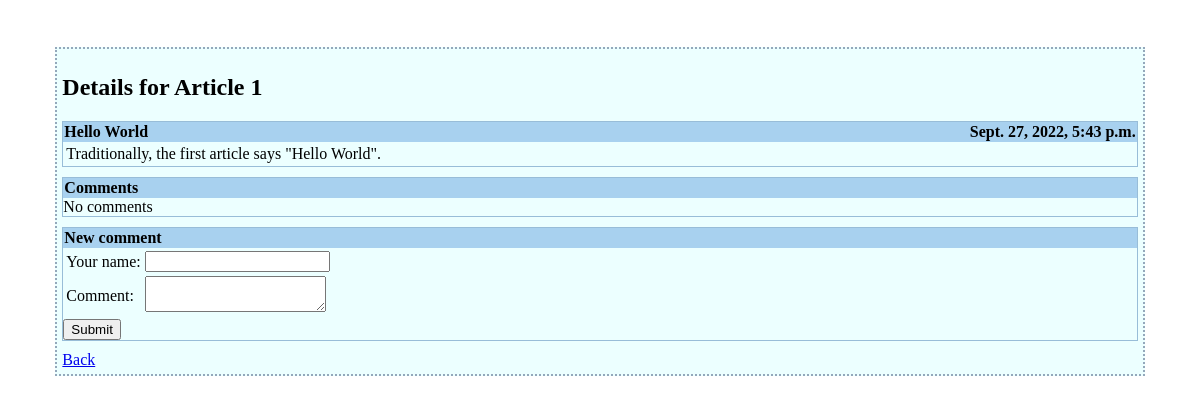
/articles/1/, run on the app's committed database.
### news/models.py (models this page shows, shortened)
class Article(models.Model):
    title = models.CharField(max_length=100)
    timestamp = models.DateTimeField()
    text = models.TextField('Article text')

### news/views.py (the view, shortened to what this page needs)
# urls.py: path('<int:article_id>/', views.articles_detail, name='articles_detail'),
def articles_detail(request, article_id):
    article = get_object_or_404(Article, id=article_id)
    return render(request, 'news/articles_detail.html',
        context={'article' : article})

### news/templates/news/articles_detail.html (shortened to what this page needs)
{% extends 'main/base.html' %}
{% block title %}
  Details for Article {{ article.id }}
{% endblock %}
{% block content %}
  <div class="container">
    <div class="headline">
      <div class="title">{{ article.title|escape }}</div>
      <div class="timestamp">{{ article.timestamp }}</div>
    </div>
    <div class="text">
      {{ article.text|escape|linebreaksbr }}
    </div>
  </div>
  <div class="container">
    <div class="headline">Comments</div>
    {% if article.comment_set.count %}
      <table>
      {% for c in article.comment_set.all %}
        <tr class="comment_line">
          <td class="column_header">{{ c.author }}:</td>
          <td>{{ c.text|escape|linebreaksbr }}</td>
        </tr>
      {% endfor %}
      </table>
    {% else %}
      No comments
    {% endif %}
  </div>
  <div class="container">
    <div class="headline">New comment</div>
    <form method="post" action="">
      <table>
        <tr class="comment line">
          <td class="column identifier">Your name:</td>
          <td><input type="text" name="visitor_name"
                     value="{{ visitor_name }}"/></td>
          </tr>
          <tr class="comment line">
            <td class="column identifier">Comment:</td>
            <td>
              <textarea name="comment_text">{{ comment_text }}</textarea>
            </td>
          </tr>
        </table>
        <input type="submit" value="Submit" />
    </form>
  </div>
  <div class="link_bottom">
    <a href="{% url 'news:articles' %}">Back</a>
  </div>
{% endblock %}

### news_site/templates/main/base.html (style rules this page uses)
.container { border: 1px solid #98BDD8; margin-bottom: 10px; }
.headline { background-color: #A8D1EF; font-weight:bold; padding: 1px; }
.title { float: left; }
.timestamp { float: right }
.text { padding: 3px; }

### data on the page
Article: id "1", title "Hello World", timestamp "Sept. 27, 2022, 5:43 p.m.", text "Traditionally, the first article says \"Hello World\"."
